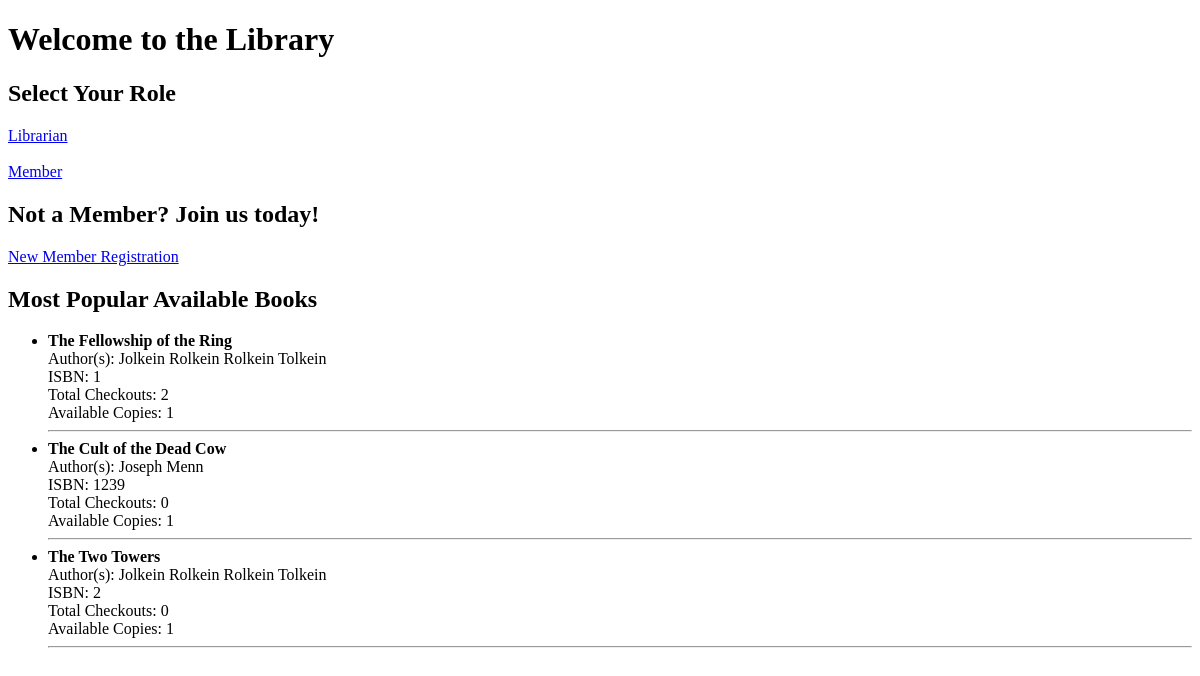
The app's page /, older data.
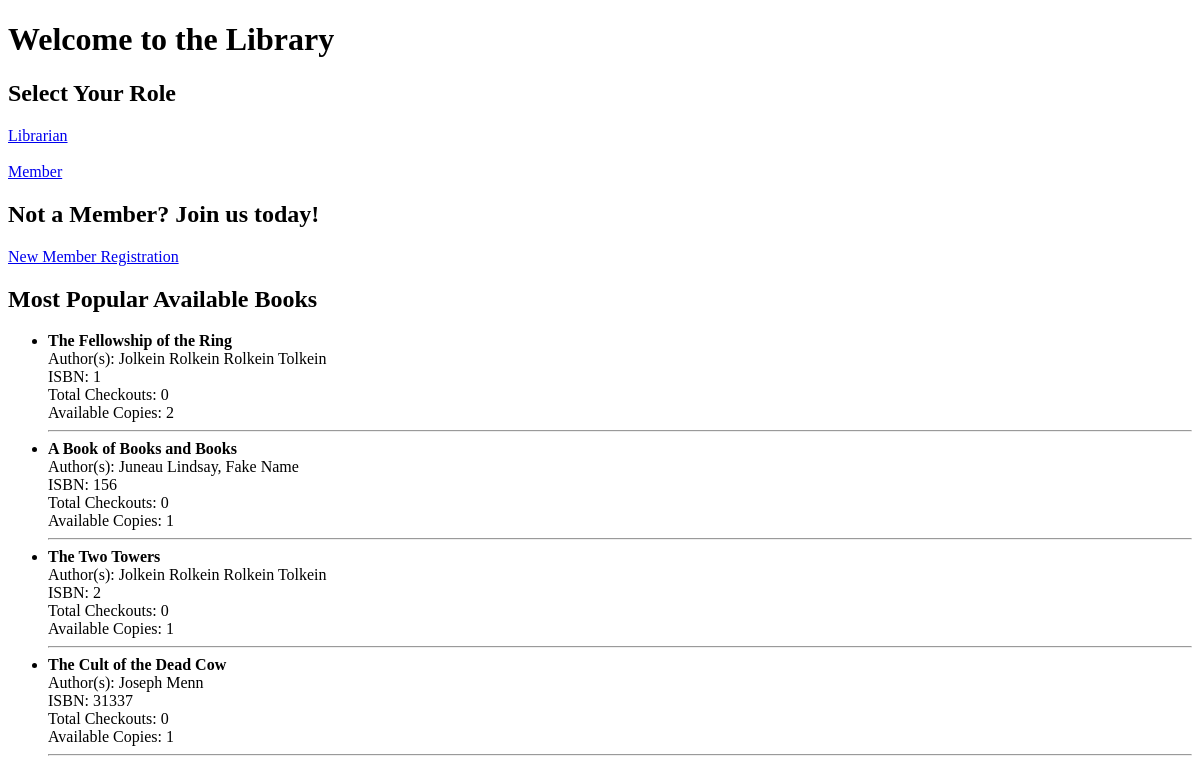
The same page, newer data.
### tables this page shows
CREATE TABLE Books (
            ISBN TEXT PRIMARY KEY,
            Title TEXT NOT NULL,
            Date_Pub TEXT,
            Publisher TEXT,
            Genre TEXT,
            Description TEXT
        );

### app.py (the view)
@app.route('/')
def index():
    conn = get_db_connection()
    popular_books = conn.execute("""
        SELECT * FROM PopularBooks
        ORDER BY Total_Checkouts DESC
        LIMIT 10
    """).fetchall()
    conn.close()
    return render_template('index.html', popular_books=popular_books)

### app.py (called while the page is built)
def get_db_connection():
    conn = sqlite3.connect('database.db')
    conn.row_factory = sqlite3.Row
    return conn

### templates/index.html (shortened to what this page needs)
<!DOCTYPE html>
<html>
<head>
</head>
<body>
    <h1>Welcome to the Library</h1>
    <h2>Select Your Role</h2>
    <a href="/librarian">Librarian</a><br><br>
    <a href="/member">Member</a>
    <h2>Not a Member? Join us today!</h2>
    <a href="/add_member">New Member Registration</a><br>
    <h2>Most Popular Available Books</h2>
    {% if popular_books %}
        <ul>
            {% for book in popular_books %}
                <li>
                    <strong>{{ book['Title'] }}</strong><br>
                    Author(s): {{ book['Authors'] }}<br>
                    ISBN: {{ book['ISBN'] }}<br>
                    Total Checkouts: {{ book['Total_Checkouts'] }}<br>
                    Available Copies: {{ book['Available_Copies'] }}
                </li>
                <hr>
            {% endfor %}
        </ul>
    {% else %}
        <p>No popular books available.</p>
    {% endif %}
</body>
</html>

Row changes from the older to the newer data that the page shows:
removed Books: Title "The Cult of the Dead Cow", Authors "Joseph Menn", ISBN "1239", Total_Checkouts "0", Available_Copies "1"
changed Books "The Fellowship of the Ring": Total_Checkouts "2" → "0"; Available_Copies "1" → "2"
added Books: Title "A Book of Books and Books", Authors "Juneau Lindsay, Fake Name", ISBN "156", Total_Checkouts "0", Available_Copies "1"
added Books: Title "The Cult of the Dead Cow", Authors "Joseph Menn", ISBN "31337", Total_Checkouts "0", Available_Copies "1"
